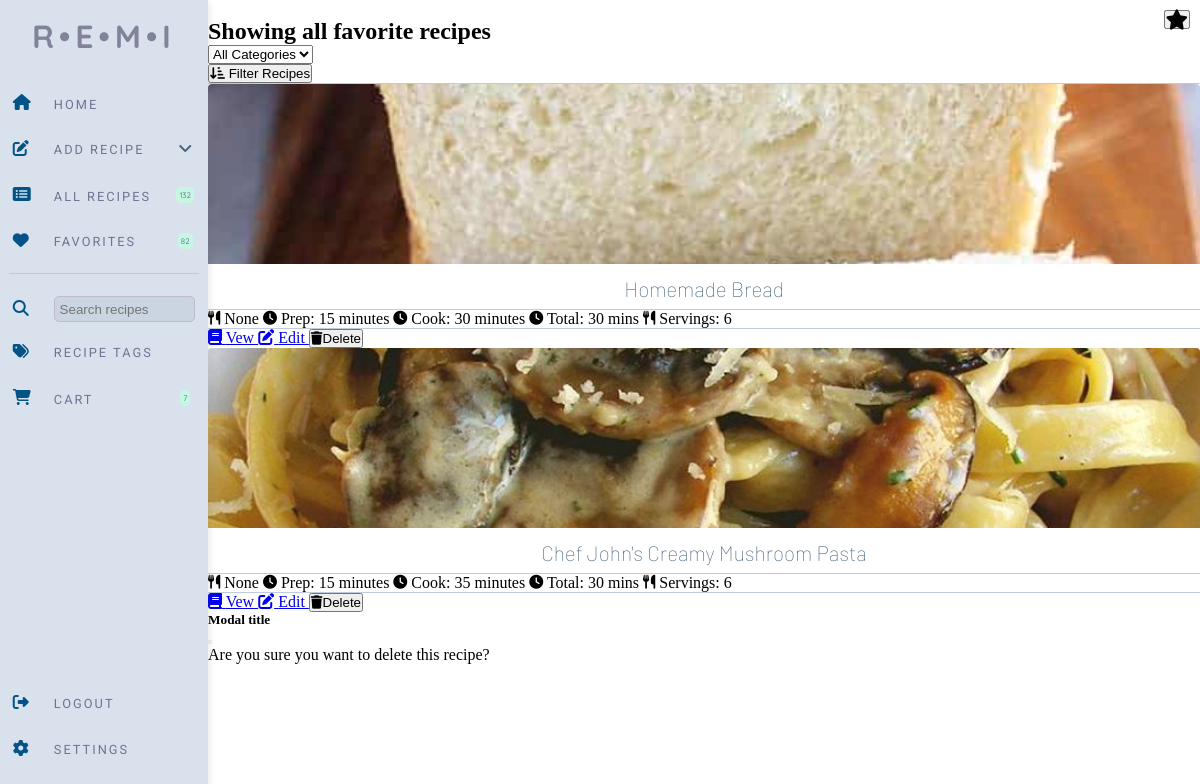
The app's page /favorites (signed in), older data.
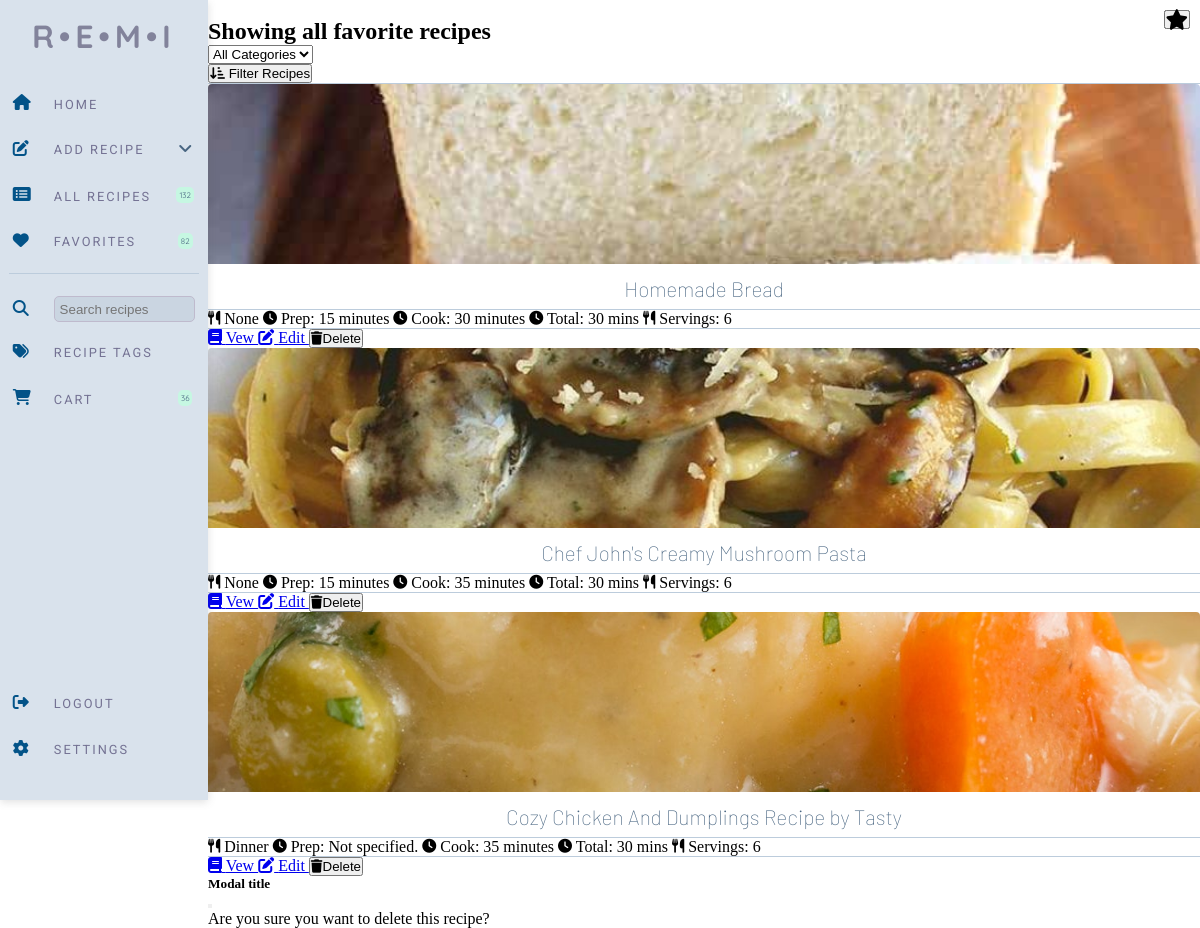
The same page, newer data.
### website/models.py (models this page shows)
class Recipe(db.Model):
    id = db.Column(db.Integer, primary_key=True)
    uuid = db.Column(db.Integer, primary_key=False)
    username = db.Column(db.Integer, db.ForeignKey('user.id'))
    recipe_name = db.Column(db.String(200))
    prep_time = db.Column(db.Integer, primary_key=False)
    cook_time = db.Column(db.Integer, primary_key=False)
    total_time = db.Column(db.Integer, primary_key=False)
    ingredients = db.Column(db.String())
    servings = db.Column(db.String())
    ingredients_quantity = db.Column(db.String())
    ingredients_measurement = db.Column(db.String())
    instructions = db.Column(db.String())
    instructions_json = db.Column(db.String())
    original_url = db.Column(db.String())
    date_parsed = db.Column(db.String())
    image = db.Column(db.String())
    favorite = db.Column(db.Boolean, default=False)
    category = db.Column(db.String())
    ingredient_list = db.relationship('Ingredients')
    tags = db.relationship('Tag', secondary=recipe_tag, backref='recipe')

### website/views.py (the view)
@views.route('/favorites', methods=['GET'])
@login_required
def show_favorites():
    shopping_list = ShoppingList.query.count()
    fav_recipe = Recipe.query.filter_by(username=current_user.id, favorite=True).all()
    print(fav_recipe)
    return render_template("favorite_recipes.html", recipes=fav_recipe, user=current_user, shopping_list=shopping_list)

### website/__init__.py (called while the page is built)
def create_app():
    app = Flask(__name__)
    app.config['SECRET_KEY'] = 'sdf897sdf987'
    app.config['SQLALCHEMY_DATABASE_URI'] = f'sqlite:///{DB_NAME}'
    db.init_app(app)
    migrate.init_app(app, db)
    from .views import views
    from .auth import auth
    app.register_blueprint(views, url_prefix='/')
    app.register_blueprint(auth, url_prefix='/')
    from .models import User, Recipe
    with app.app_context():
        db.create_all()
    login_manager = LoginManager()
    login_manager.login_view = 'auth.login'
    login_manager.init_app(app)
    @login_manager.user_loader
    def load_user(id):
        return User.query.get(int(id))
    return app

### website/templates/favorite_recipes.html (shortened to what this page needs)
{% extends "base.html" %}
{% block content %}
<br>
<div class="container">
    <div class="row mb-2">
        <div class="col">
            <h1 class="display-6 text-primary mb-0" style="font-size:1.5rem">Showing all favorite recipes</h1>
        </div>
        <div class="col d-flex justify-content-end">
            <form method="POST">
                <div class="input-group input-group-sm w-100 text-end">
                    <select class="form-select rounded" id="sort_method" name="sort_method">
                        <option value="all">All Categories</option>
                    </select>
                    <div class="input-group-append">
                        <button type="submit" class="btn btn-link"><i class="fa-solid fa-arrow-down-short-wide"></i>
                            Filter Recipes</button>
                    </div>
                </div>
            </form>
        </div>
    </div>
    <div class="row">
        <div class="col">
        </div>
    </div>
    <div class="row">
        {% for recipe in recipes %}
        <div class="d-flex justify-content-between col-lg-4 col-md-3 col-sm-6">
            <div class="card mb-4 shadow-2 border" style="border-radius:4px;">
                <img class="card-img-top" src="{{ url_for('static', filename=recipe.image) }}" style="width: 100%;height: 15vw;object-fit: cover;
            border-top-left-radius:4px; border-top-right-radius:4px">
                {% if recipe.favorite == True %}
                <button class="btn btn-secondary btn-sm" onclick="remove_favorite('{{ recipe.id }}')"
                    style="position:absolute; top: 10px; right: 10px">
                </button>
                {% else %}
                <button class="btn btn-secondary btn-sm" onclick="add_favorite('{{ recipe.id }}')"
                    style="position:absolute; top: 10px; right: 10px">
                    <i class="fa-regular fa-star fa-xl text-danger"></i>
                </button>
                {% endif %}
                <div class="card-body text-center rounded-4">
                    <h6 class="card-title"><span class=" text-primary fw-lighter">{{ recipe.recipe_name }}</span></h6>
                    <hr />
                    <span class="badge badge-info"><i class="fa fa-cutlery fa-sm"></i> {{ recipe.category }}</span>
                    <span class="badge badge-info"><i class="fa-solid fa-clock fa-sm"></i> Prep: {{ recipe.prep_time
                        }}</span>
                    <span class="badge badge-info"><i class="fa-solid fa-clock fa-sm"></i> Cook: {{ recipe.cook_time
                        }}</span>
                    <span class="badge badge-info"><i class="fa-solid fa-clock fa-sm"></i> Total: 30 mins</span>
                    <span class="badge badge-info"><i class="fa fa-cutlery fa-sm"></i> Servings: 6</span>
                    <hr />
                    <a href="view_recipe/{{ recipe.uuid }}" class="btn btn-secondary btn-sm shadow-none"><i
                            class="fa fa-book"></i> Vew
                    </a>
                    <a href="edit_recipe/{{ recipe.uuid }}" type="button" class="btn btn-secondary btn-sm shadow-none"><i class="fa-solid fa-pen-to-square"></i>
                        Edit
                    </a>
                    <button type="button" class="btn btn-danger btn-sm shadow-none" data-mdb-toggle="modal"
                        data-mdb-target="#delete_recipe" data-recipe-title="{{ recipe.recipe_name }}"
                        data-recipe-uuid="{{ recipe.uuid }}"><i class="fa fa-trash"></i>Delete
                    </button>
                </div>
            </div>
        </div>
        {% endfor %}
    </div>
</div>
<div class="modal fade" id="delete_recipe" tabindex="-1" aria-labelledby="delete_recipe_modal" aria-hidden="true">
    <div class="modal-dialog">
        <div class="modal-content">
            <div class="modal-header">
                <h5 class="modal-title" id="exampleModalLabel">Modal title</h5>
                <button type="button" class="btn-close" data-mdb-dismiss="modal" aria-label="Close"></button>
            </div>
            <div class="modal-body">Are you sure you want to delete this recipe?</div>
        </div>
    </div>
</div>
{% endblock %}

### website/templates/base.html (shortened to what this page needs)
<!DOCTYPE html>
<html>
  <head>
    <link
      href="https://cdnjs.cloudflare.com/ajax/libs/font-awesome/6.0.0/css/all.min.css"
      rel="stylesheet"
    />
    <link
      rel="stylesheet"
      href="https://cdn.jsdelivr.net/npm/select2@4.1.0-rc.0/dist/css/select2.min.css"
    />
    <link
      rel="stylesheet"
      href="https://cdn.jsdelivr.net/npm/select2-bootstrap-5-theme@1.3.0/dist/select2-bootstrap-5-theme.min.css"
    />
    <link
      rel="stylesheet"
      href="https://cdnjs.cloudflare.com/ajax/libs/font-awesome/6.3.0/css/all.min.css"
    />
    <link
      rel="stylesheet"
      href="{{ url_for('static', filename='test.css') }}"
    />
  </head>
  <body>
    <nav class="navbar">
      <div class="logo">R•E•M•I</div>
      <div class="nav-grid">
        <div class="nav-layout">
          <span class="nav-icon"><i class="fa-solid fa-home"></i></span>
          <a class="menu-link" href="/"><span class="nav-text">Home</span></a>
        </div>
        <div class="dropdown">
          <div class="nav-layout">
            <span class="nav-icon"
              ><i class="fa-solid fa-pen-to-square"></i
            ></span>
            <span class="nav-text">Add Recipe</span>
            <span class="nav-other"
              ><i class="fa-solid fa-angle-down"></i
            ></span>
          </div>
        </div>
        <div class="nav-layout">
          <span class="nav-icon"
            ><i class="fa-solid fa-rectangle-list"></i
          ></span>
          <a class="menu-link" href="/all_recipes"><span class="nav-text">All Recipes</span></a>
          <span class="nav-other"><span class="pill">132</span></span>
        </div>
        <div class="nav-layout">
          <span class="nav-icon"><i class="fa-solid fa-heart"></i></span>
          <span class="nav-text">Favorites</span>
          <span class="nav-other"><span class="pill">82</span></span>
        </div>
        <div class="nav-divider">
          <hr />
        </div>
        <div class="nav-layout-search">
          <span class="nav-icon"
            ><i class="fa-solid fa-magnifying-glass"></i
          ></span>
          <span class="nav-text"
            ><input class="search-recipes" placeholder="Search recipes"
          /></span>
        </div>
        <div class="nav-layout">
          <span class="nav-icon"><i class="fa-solid fa-tags"></i></span>
          <span class="nav-text">Recipe Tags</span>
        </div>
        <div class="nav-layout">
          <span class="nav-icon"
            ><i class="fa-solid fa-cart-shopping"></i
          ></span>
          <a class="menu-link" href="/cart"><span class="nav-text">Cart</span></a>
          {% if shopping_list %}
          <span class="nav-other"><span class="pill">{{ shopping_list }}</span></span>
          {% else %}
          <span class="nav-other"><span class="pill">0</span></span>
          {% endif %}
        </div>
      </div>
      <div class="bottom-wrapper">
        <div class="nav-layout">
          <span class="nav-icon"
            ><i class="fa-solid fa-right-from-bracket"></i
          ></span>
          <span class="nav-text">Logout</span>
        </div>
        <div class="nav-layout">
          <span class="nav-icon"><i class="fa-solid fa-gear"></i></span>
          <span class="nav-text">Settings</span>
        </div>
      </div>
    </nav>
    <main>
    {% block content %}
    {% endblock %}
  </main>
  </body>
</html>

### website/static/test.css (style rules this page uses)
* { margin: 0; padding: 0; box-sizing: border-box; }
:root { --nav-background: #D9E2EC; --main-background: white; --logo-color: rgba(49, 41, 77, 0.512); --nav-items-color: #486581; --nav-icon-color: #035388; --nav-items-hover: #BCCCDC; --nav-text-color: rgba(68, 60, 104, 0.678); --search-input-color: #c1cdda92; --pill-background: #C6F7E2; --recipe-card-background: #F0F4F8; --primary-button: #035388; --secondary-button: #D9E2EC; --recipe-tag-background: #f0f4f8e5; --instructions-background: #f0f4f8c7; }
main { display: grid; margin-left: 13rem; align-items: center; }
.navbar { position: fixed; display: grid; width: 13rem; grid-template-rows: 10% 1fr 15%; background-color: var(--nav-background); height: 100vh; box-shadow: rgba(99, 99, 99, 0.2) 0px 2px 8px 0px; }
.bottom-wrapper { display: flex; flex-direction: column; gap: 1rem; margin: .5rem; }
.nav-layout { height: 30px; display: grid; grid-template-columns: 25px 1fr 20px; align-items: center; justify-content: center; padding-top: .3rem; padding-bottom: .3rem; padding-left: .3rem; padding-right: .3rem; }
.nav-layout-search { height: 30px; display: grid; grid-template-columns: 25px 1fr; align-items: center; justify-content: center; padding-top: .3rem; padding-bottom: .3rem; padding-left: .3rem; padding-right: .3rem; }
.nav-other { display: grid; align-items: center; justify-items: center; }
.search-recipes { padding: .3rem; background-color: var(--search-input-color); border: 1px solid; border-color: rgb(191, 186, 205); border-radius: 5px; width: 100%; }
.nav-text { color: var(--nav-text-color); text-decoration: none; font-family: 'Roboto', sans-serif; text-decoration: none; text-transform: uppercase; letter-spacing: 2px; font-size: .8rem; padding-left: 1rem; font-weight: 400; }
.nav-icon { color: var(--nav-icon-color); text-decoration: none; }
.logo { font-family: 'Quicksand', sans-serif; font-size: 2rem; font-weight: 700; margin-top: 1rem; color: var(--logo-color); display: flex; justify-content: center; letter-spacing: 5px; }
.pill { background-color: var(--pill-background); border-radius: 5px; display: flex; align-items: center; justify-content: center; margin: 0; font-family: 'Quicksand', sans-serif; text-transform: uppercase; font-size: .5rem; padding: 3px; }
hr { border: none; height: 1px; background-color: #BCCCDC; width: 100%; }
.nav-divider { display: flex; align-items: center; justify-content: center; padding: 1px; margin: 0; }
.nav-grid { display: flex; flex-direction: column; gap: 1rem; margin: .5rem; }
.nav-other { color: var(--nav-items-color) }
.menu-link { text-decoration: none; color: var(--nav-items-color); font-family: 'Roboto', sans-serif; }
.card-title { display: flex; width: 100%; font-family: 'Barlow', sans-serif; font-weight: 100; color: var(--nav-items-color); font-size: 1.3rem; justify-content: center; padding: .5rem; margin: 0; }

Row changes from the older to the newer data that the page shows:
now on this page (row edited): Recipe: image (picture), recipe_name "Cozy Chicken And Dumplings Recipe by Tasty", category "Dinner", prep_time "Not specified.", cook_time "35 minutes"
Text that changed along with them:
{{ shopping_list }}: "7" → "36"
